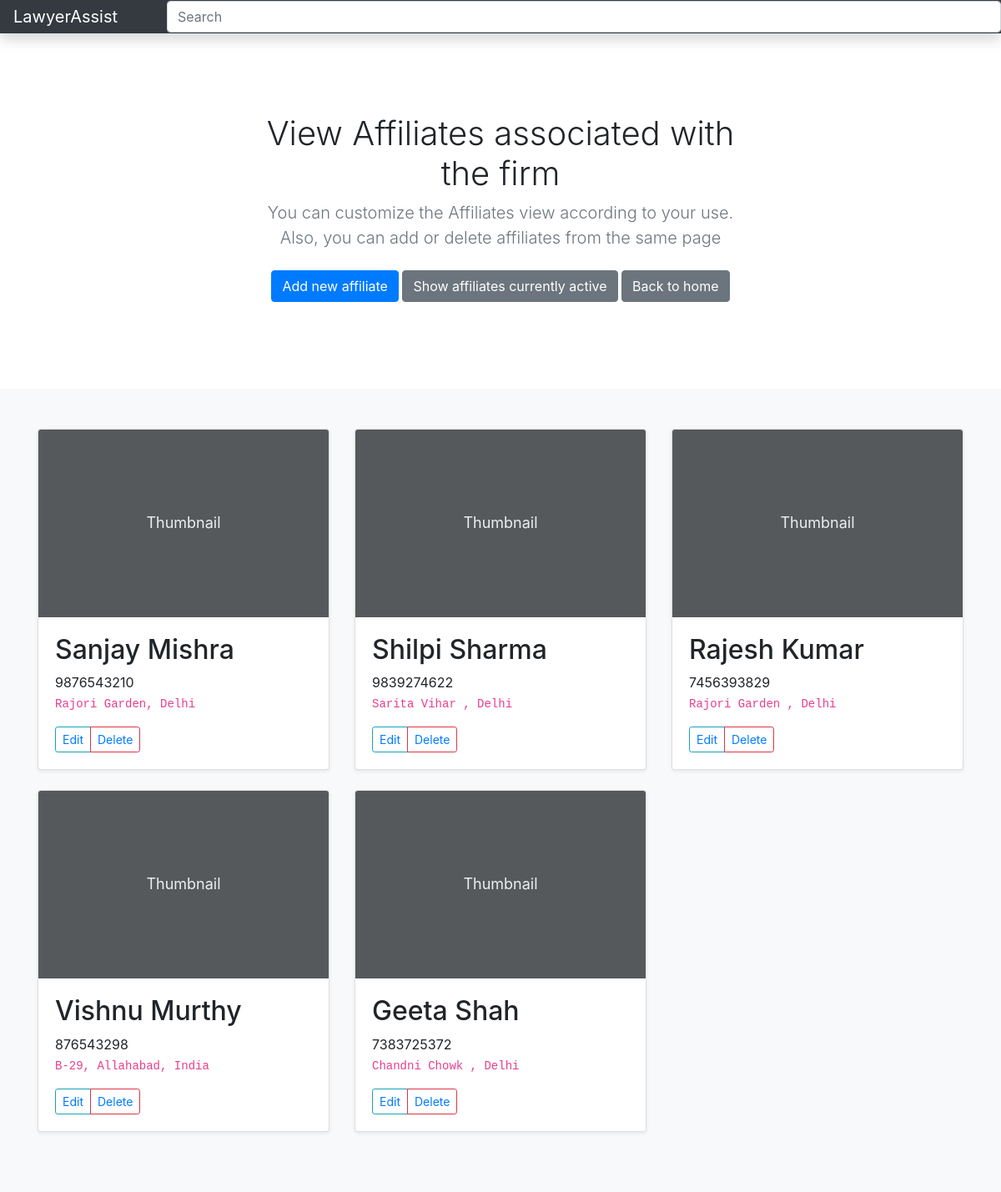
The page /album/affiliates.php on the database its author committed.
### tables this page shows
CREATE TABLE `affiliate` (
  `affid` int(4) NOT NULL AUTO_INCREMENT,
  `aname` varchar(55) NOT NULL,
  `contact` varchar(55) NOT NULL,
  `aaddress` varchar(55) NOT NULL,
  PRIMARY KEY (`affid`)
);

### album/affiliates.php (the view, shortened to what this page needs)
<!doctype html>
<html lang="en">
  <head>
<link href="../assets/dist/css/bootstrap.min.css" rel="stylesheet">
    <link href="album.css" rel="stylesheet">
  </head>
  <body>
  <nav class="navbar navbar-dark sticky-top bg-dark flex-md-nowrap p-0 shadow">
  <a class="navbar-brand col-md-3 col-lg-2 mr-0 px-3" href="#">LawyerAssist</a>
  <input class="form-control form-control-dark w-100" type="text" placeholder="Search" aria-label="Search">
</nav>
<main role="main">
  <section class="jumbotron text-center">
    <div class="container">
      <h1>View Affiliates associated with the firm</h1>
      <p class="lead text-muted">You can customize the Affiliates view according to your use. Also, you can add or delete affiliates from the same page</p>
      <p>
      <a href="#" class="btn btn-primary my-2" data-toggle="modal" data-target="#addModal">Add new affiliate</a>
        <a href="currentaff.php" class="btn btn-secondary my-2">Show affiliates currently active</a>
        <a href="../dashboard/index.php" class="btn btn-secondary my-2">Back to home</a>
      </p>
    </div>
  </section>
  <div class="album py-5 bg-light">
    <div class="container">
      <div class="row">
      <?php
      $servername = "localhost:8889";
      $username = "root";
      $password = "vashuhero1";
      $dbname = "lawyer";
      $conn = new mysqli($servername, $username, $password, $dbname);
      $sql = "SELECT * FROM affiliate";
      $result = $conn->query($sql);
      if ($result->num_rows > 0) {
        while($row = $result->fetch_assoc()) {
          $affid=$row['affid'];
       echo '<div class="col-md-4">
          <div class="card mb-4 shadow-sm">
            <svg class="bd-placeholder-img card-img-top" width="100%" height="225" xmlns="http://www.w3.org/2000/svg" preserveAspectRatio="xMidYMid slice" focusable="false" role="img" aria-label="Placeholder: Thumbnail"><title>Placeholder</title><rect width="100%" height="100%" fill="#55595c"/><text x="50%" y="50%" fill="#eceeef" dy=".3em">Thumbnail</text></svg>
            <div class="card-body">
            <h2>'.$row['aname'].'</h2>
              <p class="card-text">'.$row['contact'].'</br><code>'.$row['aaddress'].'</code></p>
              <div class="d-flex justify-content-between align-items-center">
                <div class="btn-group">
                  <button type="button" class="btn btn-sm btn-outline-info"><a  href="../sign-in/updateAffiliate.php?affid='.$affid.'">Edit</a></button>
                  <button type="button" class="btn btn-sm btn-outline-danger"><a  href="deleteAffiliate.php?affid='.$affid.'">Delete</a></button>
                </div>
              </div>
            </div>
          </div>
        </div>';
        }}
        else{
          echo "0 records found";
        }
        ?>
      </div>
    </div>
  </div>
</main>
</html>

### album/album.css (style rules this page uses)
.jumbotron { padding-top: 3rem; padding-bottom: 3rem; margin-bottom: 0; background-color: #fff; }
@media (min-width: 768px) { .jumbotron { padding-top: 6rem; padding-bottom: 6rem; } }
.jumbotron p:last-child { margin-bottom: 0; }
.jumbotron h1 { font-weight: 300; }
.jumbotron .container { max-width: 40rem; }

### album/affiliates.php (style rules this page uses)
.bd-placeholder-img { font-size: 1.125rem; text-anchor: middle; -webkit-user-select: none; -moz-user-select: none; -ms-user-select: none; user-select: none; }

### rows shown on the page
affiliate: aname "Sanjay Mishra", contact "9876543210", aaddress "Rajori Garden, Delhi"
affiliate: aname "Shilpi Sharma", contact "9839274622", aaddress "Sarita Vihar , Delhi"
affiliate: aname "Rajesh Kumar", contact "7456393829", aaddress "Rajori Garden , Delhi"
affiliate: aname "Vishnu Murthy", contact "876543298", aaddress "B-29, Allahabad, India"
affiliate: aname "Geeta Shah", contact "7383725372", aaddress "Chandni Chowk , Delhi"
